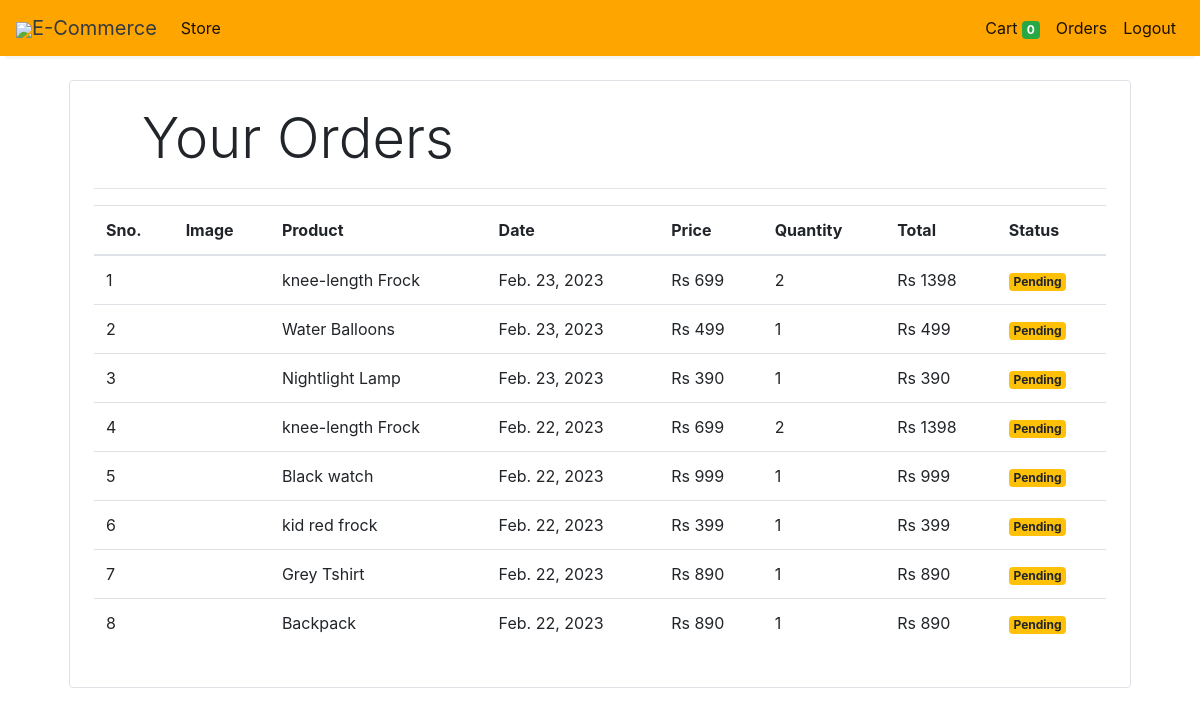
The page /orders (signed in) on the database its author committed.
### store/models/orders.py (models this page shows, shortened)
class Order(models.Model):
    product = models.ForeignKey(Products,
                                on_delete=models.CASCADE)
    customer = models.ForeignKey(Customer,
                                 on_delete=models.CASCADE)
    quantity = models.IntegerField(default=1)
    price = models.IntegerField()
    address = models.CharField (max_length=50, default='', blank=True)
    phone = models.CharField (max_length=50, default='', blank=True)
    date = models.DateField (default=datetime.datetime.today)
    status = models.BooleanField (default=False)
    @staticmethod
    def get_orders_by_customer(customer_id):
        return Order.objects.filter(customer=customer_id).order_by('-date')

### store/models/product.py (models this page shows, shortened)
class Products(models.Model):
    name = models.CharField(max_length=60)
    price= models.IntegerField(default=0)
    category= models.ForeignKey(Category,on_delete=models.CASCADE,default=1 )
    description= models.CharField(max_length=250, default='', blank=True, null= True)
    image= models.ImageField(upload_to='uploads/products/')

### store/middlewares/auth.py (the view)
    def middleware(request):
        print(request.session.get('customer'))
        returnUrl = request.META['PATH_INFO']
        print(request.META['PATH_INFO'])
        if not request.session.get('customer'):
           return redirect(f'login?return_url={returnUrl}')
        response = get_response(request)
        return response

### store/templatetags/custom_filter.py (called while the page is built)
@register.filter(name='currency')
def currency(number):
    return "Rs "+str(number)

@register.filter(name='multiply')
def multiply(number , number1):
    return number * number1

### store/views/orders.py (called while the page is built)
    def get(self , request ):
        customer = request.session.get('customer')
        orders = Order.get_orders_by_customer(customer)
        print(orders)
        return render(request , 'orders.html'  , {'orders' : orders})

### store/templates/orders.html
{% extends 'base.html' %}
{% block content %}
{% load cart %}
{% load custom_filter %}
<div class="container">
   <div class="border rounded p-4 m-4">
        <p class="display-4 pl-4 ml-4">Your Orders</p>
        <hr>
        <table class="table">
            <thead>
                <tr>
                    <th>Sno.</th>
                    <th>Image</th>
                    <th>Product</th>
                    <th>Date</th>
                    <th>Price</th>
                    <th>Quantity</th>
                    <th>Total</th>
                    <th>Status</th>
                </tr>
            </thead>
            <tbody>
                {% for order in orders %}
                <tr>
                    <td>{{forloop.counter}}</td>
                    <td><img style="height: 80px;" class="rounded-circle" src="{{order.product.image.url}}" alt=""></td>
                    <td>{{order.product.name}}</td>
                    <td>{{order.date}}</td>
                    <td>{{order.price|currency}}</td>
                    <td>{{order.quantity}}</td>
                    <td>{{order.quantity|multiply:order.price|currency}}</td>
                    {% if order.status %}
                    <td><small class="badge badge-success">Completed</small></td>
                    {%else%}
                    <td><small class="badge badge-warning">Pending</small></td>
                    {% endif %}
                </tr>
                {% endfor %}
            </tbody>
        </table>
   </div>
</div>
{% endblock %}

### store/templates/base.html (shortened to what this page needs)
<!doctype html>
<html lang="en">
<head>
  <link rel="stylesheet" href="https://maxcdn.bootstrapcdn.com/bootstrap/4.0.0/css/bootstrap.min.css"
>
</head>
<body>
<nav class="one-edge-shadow
  navbar navbar-light
  sticky-top navbar
  navbar-expand-lg
  text-white">
    <a class="navbar-brand ms-3 text-dark " href="/">
    <link rel="stylesheet" href="https://use.fontawesome.com/releases/v5.7.0/css/all.css">
    <img src="https://www.freepnglogos.com/uploads/shopping-cart-png/shopping-cart-svg-png-icon-download-28.png" style="width:50px;height:50px,color:text-light;">E-Commerce</a>
    <div class="collapse navbar-collapse" id="navbarSupportedContent">
      <ul class="navbar-nav mr-auto">
        <li class="nav-item active">
          <a class="nav-link" href="/store">Store <span class="sr-only">(current)</span></a>
        </li>
          </ul>
      <ul class=" navbar-nav my-2 my-lg-0">
        <li class="nav-item active">
          <a class="nav-link" href="/cart">Cart
            <span class="badge badge-success">{{request.session.cart.keys|length}}</span>
            <span class="sr-only">(current)</span></a>
        </li>
        {% if request.session.customer %}
        <li class="nav-item active ">
          <a class="nav-link" href="/orders">Orders<span class="sr-only">(current)</span></a>
        </li>
        <li class="nav-item active ">
          <a class="nav-link" href="/logout">Logout<span class="sr-only">(current)</span></a>
        </li>
        {% endif %}
      </ul>
    </div>
  </nav>
  {% block content %}{% endblock %}
</body>
</html>

### store/templates/base.html (style rules this page uses)
nav { background-color: orange; }
.one-edge-shadow { box-shadow: 0 8px 2px -5px rgb(246, 245, 245); }

### rows shown on the page
Order: product.name "knee-length Frock", date "Feb. 23, 2023", price "Rs 699", quantity "2", quantity|multiply "Rs 1398", status "Pending"
Order: product.name "Water Balloons", date "Feb. 23, 2023", price "Rs 499", quantity "1", quantity|multiply "Rs 499", status "Pending"
Order: product.name "Nightlight Lamp", date "Feb. 23, 2023", price "Rs 390", quantity "1", quantity|multiply "Rs 390", status "Pending"
Order: product.name "knee-length Frock", date "Feb. 22, 2023", price "Rs 699", quantity "2", quantity|multiply "Rs 1398", status "Pending"
Order: product.name "Black watch", date "Feb. 22, 2023", price "Rs 999", quantity "1", quantity|multiply "Rs 999", status "Pending"
Order: product.name "kid red frock", date "Feb. 22, 2023", price "Rs 399", quantity "1", quantity|multiply "Rs 399", status "Pending"
Order: product.name "Grey Tshirt", date "Feb. 22, 2023", price "Rs 890", quantity "1", quantity|multiply "Rs 890", status "Pending"
Order: product.name "Backpack", date "Feb. 22, 2023", price "Rs 890", quantity "1", quantity|multiply "Rs 890", status "Pending"

### other values the page prints
{{ request.session.cart.keys|length }} "0"
